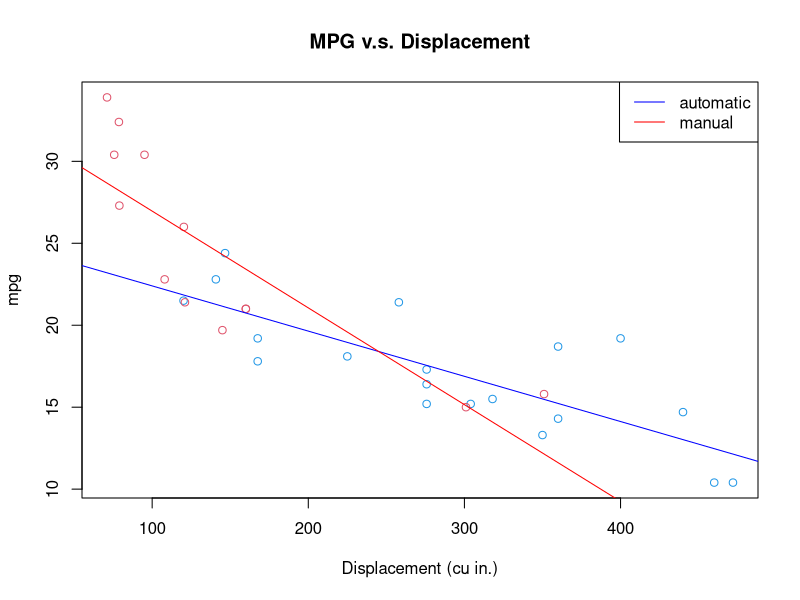

Reproduce this figure in R.
## ---- chunk 1
data(mtcars)
head(mtcars,15)
## ---- chunk 2
lmBoth <- lm(mpg ~ disp + am + disp * am, mtcars)

plot(mpg ~ disp,mtcars,col = (mtcars$am == 0)*2 + 2, main = "MPG v.s. Displacement", ylab = "mpg", xlab = "Displacement (cu in.)")
abline(c(lmBoth$coef[1],lmBoth$coef[2]),col='blue')		
abline(c(lmBoth$coef[1] + lmBoth$coef[3],lmBoth$coef[2] + lmBoth$coef[4]),col='red')
legend("topright",lty = 1, seg.len = 2, xjust = 20, col=c("blue","red"),legend = c("automatic","manual"))
